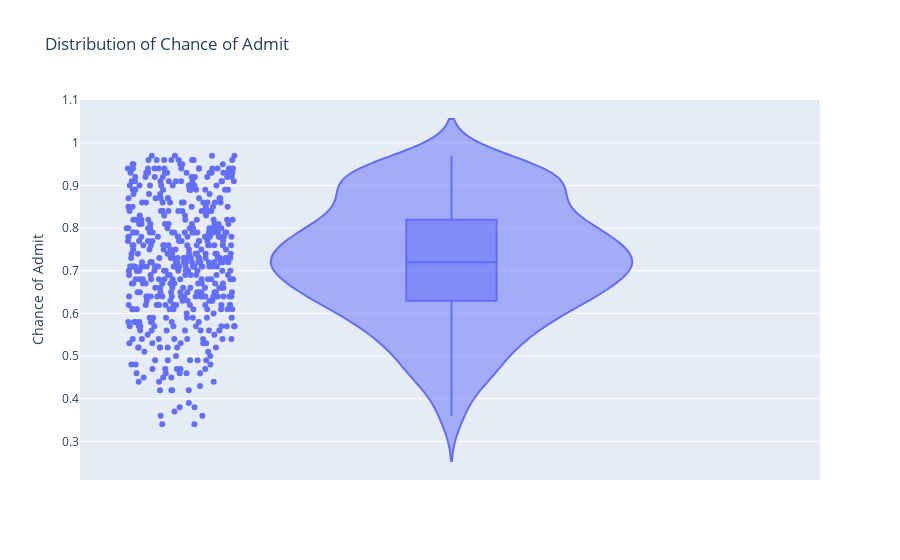

Source (notebook cell):
### Code cell
# Violin plot - Distribution of Chance of Admit
fig = px.violin(df, y="Chance of Admit", box=True, # draw box plot inside the violin
                points='all',# can be 'outliers', or False
                title='Distribution of Chance of Admit'
               )
fig.show()

### Figure 1 — Plotly figure (JSON) as saved in the notebook; plotly's stock layout.template omitted (floating-point values rounded to 4 significant figures; data arrays with more than 128 entries replaced by an {"elided": "..."} marker saying what was removed)
{"data": [{"alignmentgroup": "True", "box": {"visible": true}, "hovertemplate": "Chance of Admit=%{y}<extra></extra>", "legendgroup": "", "marker": {"color": "#636efa"}, "name": "", "offsetgroup": "", "orientation": "v", "points": "all", "scalegroup": "True", "showlegend": false, "type": "violin", "x0": " ", "xaxis": "x", "y": {"elided": "500 float values"}, "y0": " ", "yaxis": "y"}], "layout": {"legend": {"tracegroupgap": 0}, "title": {"text": "Distribution of Chance of Admit"}, "violinmode": "group", "xaxis": {"anchor": "y", "domain": [0, 1]}, "yaxis": {"anchor": "x", "domain": [0, 1], "title": {"text": "Chance of Admit"}}}}
